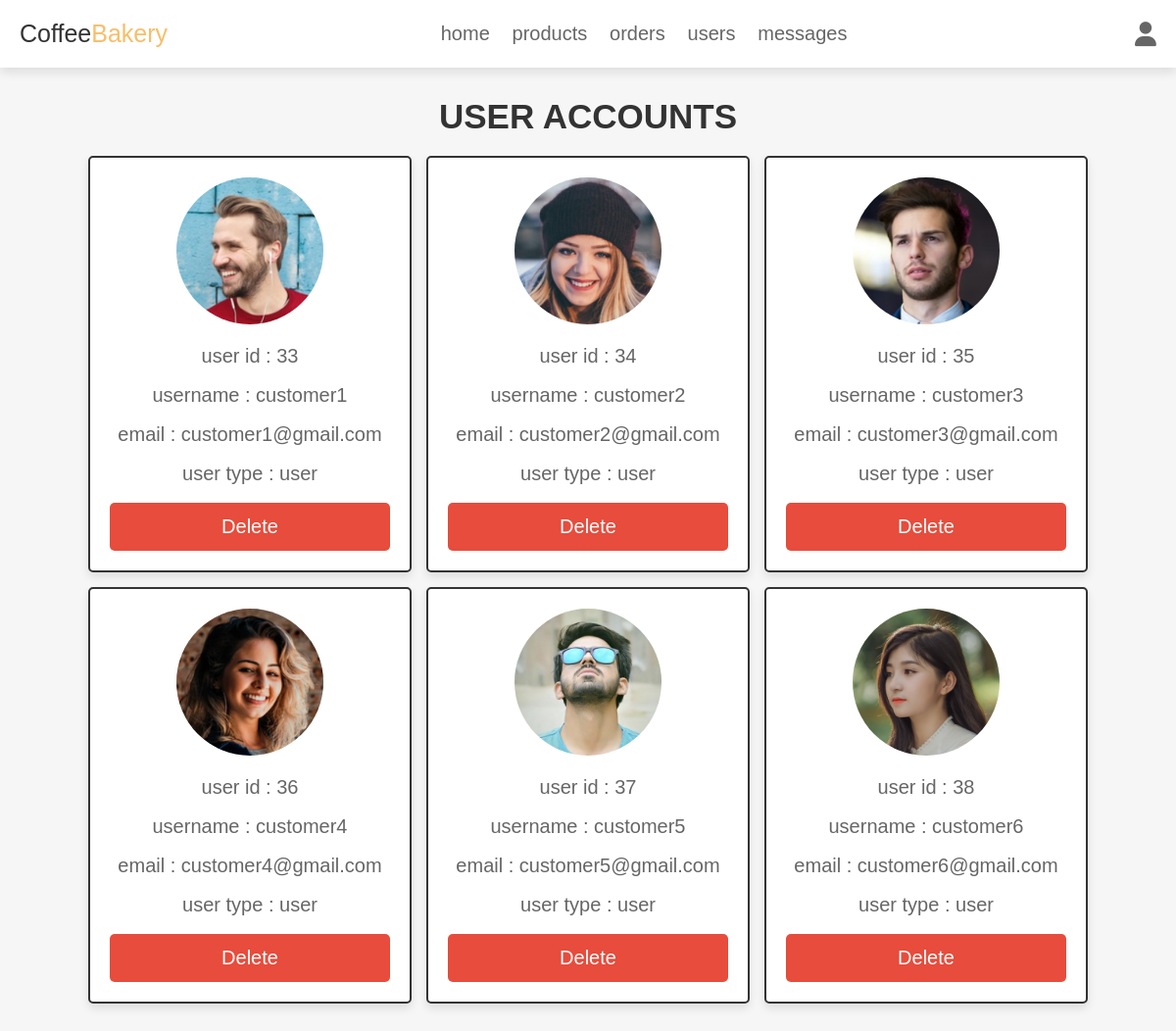
Page /admin_users.php (signed in) on the committed database.
### tables this page shows
CREATE TABLE `users` (
  `id` int(100) NOT NULL,
  `name` varchar(100) NOT NULL,
  `email` varchar(100) NOT NULL,
  `password` varchar(100) NOT NULL,
  `user_type` varchar(20) NOT NULL DEFAULT 'user',
  `image` varchar(100) NOT NULL
);

### admin_users.php (the view, shortened to what this page needs)
<?php
@include 'config.php';
$admin_id = $_SESSION['admin_id'];
?>
<!DOCTYPE html>
<html lang="en">
<head>
   <link rel="stylesheet" href="https://cdnjs.cloudflare.com/ajax/libs/font-awesome/6.1.1/css/all.min.css">
   <link rel="stylesheet" href="css/admin_style.css">
</head>
<body>
<?php include 'admin_header.php'; ?>
<section class="user-accounts">
   <h1 class="title">user accounts</h1>
   <div class="box-container">
      <?php
         $select_users = $conn->prepare("SELECT * FROM `users`");
         $select_users->execute();
         while($fetch_users = $select_users->fetch(PDO::FETCH_ASSOC)){
      ?>
      <div class="box" style="<?php if($fetch_users['id'] == $admin_id){ echo 'display:none'; }; ?>">
         <img src="uploaded_img/<?= $fetch_users['image']; ?>" alt="">
         <p> user id : <span><?= $fetch_users['id']; ?></span></p>
         <p> username : <span><?= $fetch_users['name']; ?></span></p>
         <p> email : <span><?= $fetch_users['email']; ?></span></p>
         <p> user type : <span style=" color:<?php if($fetch_users['user_type'] == 'admin'){ echo 'orange'; }; ?>"><?= $fetch_users['user_type']; ?></span></p>
         <a href="admin_users.php?delete=<?= $fetch_users['id']; ?>" onclick="return confirm('delete this user?');" class="delete-btn">delete</a>
      </div>
      <?php
      }
      ?>
   </div>
</section>
</body>
</html>

### css/admin_style.css (style rules this page uses)
.user-accounts .box-container { display: grid; grid-template-columns: repeat(auto-fit, 33rem); gap:1.5rem; align-items: flex-start; justify-content:center; }
.user-accounts .box-container .box { border:var(--border); box-shadow: var(--box-shadow); background-color: var(--white); border-radius: .5rem; padding:2rem; text-align: center; }
.user-accounts .box-container .box img { height: 15rem; width: 15rem; border-radius: 50%; object-fit: cover; margin-bottom: 1rem; }
.user-accounts .box-container .box p { line-height: 1.5; padding:.5rem 0; font-size: 2rem; color:var(--light-color); }
.user-accounts .box-container .box p span { color:var(--green); }

### css/components.css (style rules this page uses)
:root { ---green: rgb(247, 190, 105); --orange:#f39c12; --red:#e74c3c; --black:#333; --light-color:#666; --white:#fff; --light-bg:#f6f6f6; --border:.2rem solid var(--black); --box-shadow:0 .5rem 1rem rgba(0,0,0,.1); }
* { font-family: 'Rubik', sans-serif; margin:0; padding:0; box-sizing: border-box; outline: none; border:none; text-decoration: none; color:var(--black); }
body { background-color: var(--light-bg); }
html { font-size: 62.5%; overflow-x: hidden; scroll-behavior: smooth; scroll-padding-top: 6.5rem; }
section { padding:3rem 2rem; max-width: 1200px; margin:0 auto; }
.btn, .delete-btn, .option-btn { display: block; width: 100%; margin-top: 1rem; border-radius: .5rem; color:var(--white); font-size: 2rem; padding:1.3rem 3rem; text-transform: capitalize; cursor: pointer; text-align: center; }
.delete-btn { background-color: var(--red); }
.title { text-align: center; margin-bottom: 2rem; text-transform: uppercase; color:var(--black); font-size: 3.5rem; }

### rows in the picture
users: image (picture), id "33", name "customer1", email "customer1@gmail.com", user_type "user"
users: image (picture), id "34", name "customer2", email "customer2@gmail.com", user_type "user"
users: image (picture), id "35", name "customer3", email "customer3@gmail.com", user_type "user"
users: image (picture), id "36", name "customer4", email "customer4@gmail.com", user_type "user"
users: image (picture), id "37", name "customer5", email "customer5@gmail.com", user_type "user"
users: image (picture), id "38", name "customer6", email "customer6@gmail.com", user_type "user"
